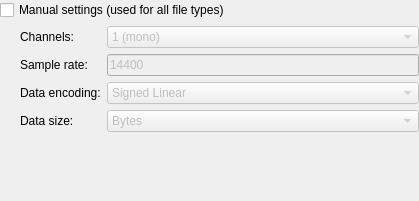
<ui version="4.0" stdsetdef="1" >
  <author>Sebastian Trueg</author>
  <comment></comment>
  <exportmacro></exportmacro>
  <class>base_K3bSoxEncoderConfigWidget</class>
  <widget class="QWidget" name="Form1" >
    <property name="geometry" >
      <rect>
        <x>0</x>
        <y>0</y>
        <width>419</width>
        <height>201</height>
      </rect>
    </property>
    <layout class="QVBoxLayout" >
      <property name="margin" >
        <number>0</number>
      </property>
      <item>
        <widget class="QCheckBox" name="m_checkManual" >
          <property name="text" >
            <string>Manual settings (used for all file types)</string>
          </property>
        </widget>
      </item>
      <item>
        <layout class="QHBoxLayout" >
          <item>
            <spacer name="spacer2" >
              <property name="sizeHint" >
                <size>
                  <width>20</width>
                  <height>10</height>
                </size>
              </property>
              <property name="sizeType" >
                <enum>QSizePolicy::Fixed</enum>
              </property>
              <property name="orientation" >
                <enum>Qt::Horizontal</enum>
              </property>
            </spacer>
          </item>
          <item>
            <layout class="QGridLayout" >
              <item row="1" column="0" >
                <widget class="QLabel" name="textLabel2" >
                  <property name="text" >
                    <string>Sample rate:</string>
                  </property>
                  <property name="wordWrap" >
                    <bool>false</bool>
                  </property>
                </widget>
              </item>
              <item row="2" column="1" >
                <widget class="QComboBox" name="m_comboEncoding" >
                  <property name="enabled" >
                    <bool>false</bool>
                  </property>
                  <property name="whatsThis" stdset="0" >
                    <string>&lt;p>The sample data encoding is signed linear (2's complement), unsigned linear, u-law (logarithmic), A-law (logarithmic), ADPCM, IMA_ADPCM, GSM, or Floating-point.&lt;/p>
&lt;p>&lt;b>U-law&lt;/b> (actually shorthand for mu-law) and &lt;b>A-law&lt;/b> are the U.S. and international standards for logarithmic telephone sound compression. When uncompressed u-law has roughly the precision of 14-bit PCM audio and A-law has roughly the precision of 13-bit PCM audio. A-law and u-law data is sometimes encoded using a reversed bit-ordering (i.e. MSB becomes LSB).&lt;br> &lt;b>ADPCM &lt;/b> is a form of sound compression that has a good compromise between good sound quality and fast encoding/decoding time. It is used for telephone sound compression and places where full fidelity is not as important. When uncompressed it has roughly the precision of 16-bit PCM audio. Popular versions of ADPCM include G.726, MS ADPCM, and IMA ADPCM. It has different meanings in different file handlers. In .wav files it represents MS ADPCM files, in all others it means G.726 ADPCM. &lt;br> &lt;b>IMA ADPCM&lt;/b> is a specific form of ADPCM compression, slightly simpler and slightly lower fidelity than Microsoft's flavor of ADPCM. IMA ADPCM is also called DVI ADPCM.&lt;br> &lt;b>GSM&lt;/b> is a standard used for telephone sound compression in European countries and is gaining popularity because of its good quality. It is usually CPU intensive to work with GSM audio data.&lt;/p> &lt;p>&lt;em>Description based on the SoX manpage&lt;/em>&lt;/p></string>
                  </property>
                  <item>
                    <property name="text" >
                      <string>Signed Linear</string>
                    </property>
                  </item>
                  <item>
                    <property name="text" >
                      <string>Unsigned Linear</string>
                    </property>
                  </item>
                  <item>
                    <property name="text" >
                      <string>u-law (logarithmic)</string>
                    </property>
                  </item>
                  <item>
                    <property name="text" >
                      <string>A-law (logarithmic)</string>
                    </property>
                  </item>
                  <item>
                    <property name="text" >
                      <string>ADPCM</string>
                    </property>
                  </item>
                  <item>
                    <property name="text" >
                      <string>IMA_ADPCM</string>
                    </property>
                  </item>
                  <item>
                    <property name="text" >
                      <string>GSM</string>
                    </property>
                  </item>
                  <item>
                    <property name="text" >
                      <string>Floating-Point</string>
                    </property>
                  </item>
                </widget>
              </item>
              <item row="1" column="1" >
                <widget class="QLineEdit" name="m_editSamplerate" >
                  <property name="enabled" >
                    <bool>false</bool>
                  </property>
                  <property name="text" >
                    <string>14400</string>
                  </property>
                  <property name="whatsThis" stdset="0" >
                    <string/>
                  </property>
                </widget>
              </item>
              <item row="3" column="0" >
                <widget class="QLabel" name="textLabel4" >
                  <property name="text" >
                    <string>Data size:</string>
                  </property>
                  <property name="wordWrap" >
                    <bool>false</bool>
                  </property>
                </widget>
              </item>
              <item row="2" column="0" >
                <widget class="QLabel" name="textLabel3" >
                  <property name="text" >
                    <string>Data encoding:</string>
                  </property>
                  <property name="wordWrap" >
                    <bool>false</bool>
                  </property>
                </widget>
              </item>
              <item row="0" column="0" >
                <widget class="QLabel" name="textLabel1" >
                  <property name="text" >
                    <string>Channels:</string>
                  </property>
                  <property name="wordWrap" >
                    <bool>false</bool>
                  </property>
                </widget>
              </item>
              <item row="0" column="1" >
                <widget class="QComboBox" name="m_comboChannels" >
                  <property name="enabled" >
                    <bool>false</bool>
                  </property>
                  <item>
                    <property name="text" >
                      <string>1 (mono)</string>
                    </property>
                  </item>
                  <item>
                    <property name="text" >
                      <string>2 (stereo)</string>
                    </property>
                  </item>
                  <item>
                    <property name="text" >
                      <string>4 (quad sound)</string>
                    </property>
                  </item>
                </widget>
              </item>
              <item row="3" column="1" >
                <widget class="QComboBox" name="m_comboSize" >
                  <property name="enabled" >
                    <bool>false</bool>
                  </property>
                  <item>
                    <property name="text" >
                      <string>Bytes</string>
                    </property>
                  </item>
                  <item>
                    <property name="text" >
                      <string>16-bit Words</string>
                    </property>
                  </item>
                  <item>
                    <property name="text" >
                      <string>32-bit Words</string>
                    </property>
                  </item>
                </widget>
              </item>
            </layout>
          </item>
        </layout>
      </item>
      <item>
        <spacer name="spacer1" >
          <property name="sizeHint" >
            <size>
              <width>250</width>
              <height>16</height>
            </size>
          </property>
          <property name="sizeType" >
            <enum>QSizePolicy::Expanding</enum>
          </property>
          <property name="orientation" >
            <enum>Qt::Vertical</enum>
          </property>
        </spacer>
      </item>
    </layout>
  </widget>
  <layoutdefault spacing="6" margin="11" />
    <connections>
    <connection>
      <sender>m_checkManual</sender>
      <signal>toggled(bool)</signal>
      <receiver>m_comboChannels</receiver>
      <slot>setEnabled(bool)</slot>
    </connection>
    <connection>
      <sender>m_checkManual</sender>
      <signal>toggled(bool)</signal>
      <receiver>m_editSamplerate</receiver>
      <slot>setEnabled(bool)</slot>
    </connection>
    <connection>
      <sender>m_checkManual</sender>
      <signal>toggled(bool)</signal>
      <receiver>m_comboEncoding</receiver>
      <slot>setEnabled(bool)</slot>
    </connection>
    <connection>
      <sender>m_checkManual</sender>
      <signal>toggled(bool)</signal>
      <receiver>m_comboSize</receiver>
      <slot>setEnabled(bool)</slot>
    </connection>
  </connections>
</ui>
